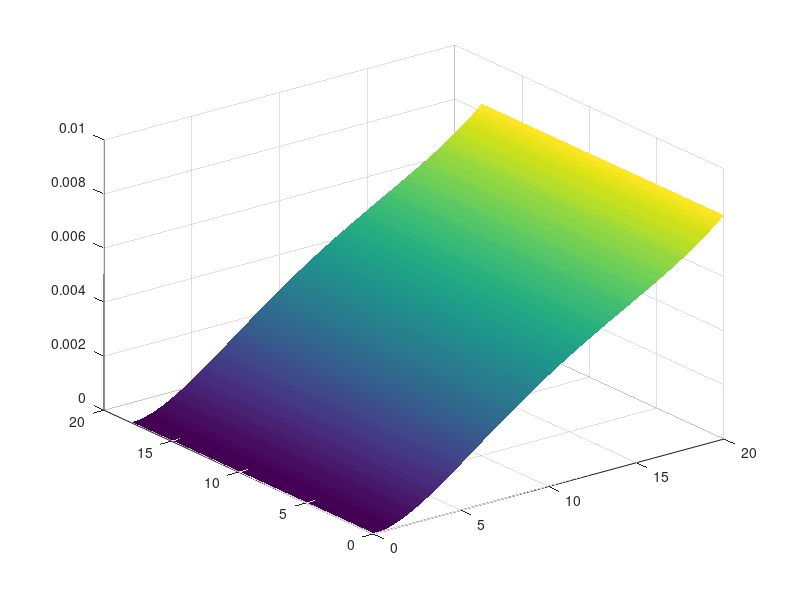

MATLAB code to generate this figure: (Note: this script raises an error after producing the figure.)
%PLATE_DEFLECTION_LEVY_UNIFORM_Y  x 方向のたわみを y 方向に一様に広げた分布
%
%   PLATE_DEFLECTION_LEVY と同じ x 方向の解 W(x) を求め、
%   y 方向の境界条件を外して y 方向に一様に広げたたわみ分布をプロットする。
%
%   旧ファイル名: nijikumageynasi.m（卒論提出後の追加検討）
%
%   See also PLATE_DEFLECTION_LEVY.

clear; clc; close all;

% 1. 材料・形状パラメータの定義
E = 3.45e9;      % ヤング率 [Pa]
nu = 0.39;       % ポアソン比 [-]
h = 0.1e-3;      % 厚さ [m]
lx = 20e-3;      % x方向の長さ [m]
ly = 18e-3;      % y方向の長さ [m]
q = 2;           % 等分布荷重 [Pa]

% 2. 係数の計算
n = 1;
alpha = (n * pi) / ly;
a = alpha * lx;
qn = (4 * q) / (n * pi);
D_flex = (E * h^3) / (12 * (1 - nu^2));
K = qn / (D_flex * alpha^4);

% 3. 係数行列 M と右辺ベクトル b
M = zeros(4, 4);

% W(0) = 0
M(1, :) = [1, 0, 0, 0];

% W'(0) = 0
M(2, :) = [0, 1, 1, 0];

% M_x(lx) = 0
M(3, :) = [(1-nu)*cosh(a), ...
           (1-nu)*sinh(a), ...
           2*sinh(a)+a*(1-nu)*cosh(a), ...
           2*cosh(a)+a*(1-nu)*sinh(a)];

% V_x(lx) = 0
M(4, :) = [(nu-1)*sinh(a), ...
           (nu-1)*cosh(a), ...
           (1+nu)*cosh(a)+a*(nu-1)*sinh(a), ...
           (1+nu)*sinh(a)+a*(nu-1)*cosh(a)];

b = [-K; 0; nu*K; 0];

% 4. 連立方程式を解いて係数 A, B, C, D を求める
coeffs = M \ b;
A = coeffs(1);
B = coeffs(2);
C = coeffs(3);
D = coeffs(4);

% 5. 空間メッシュの作成
x_vec = linspace(0, lx, 100);
y_vec = linspace(0, ly, 100);
[X, Y] = meshgrid(x_vec, y_vec);

% 6. 静的たわみ w(x,y) の計算
Z = alpha * x_vec;
W_x = A*cosh(Z) + B*sinh(Z) + C.*Z.*cosh(Z) + D.*Z.*sinh(Z) + K;

% y方向には依存させず、一様に展開
w = repmat(W_x, length(y_vec), 1);

% ==========================================
% たわみだけをプロット
% ==========================================
figure('Position', [100, 100, 700, 500]);
surf(X*1000, Y*1000, w*1000, 'EdgeColor', 'none');
colormap(parula);
colorbar;

title('静的たわみ分布 w [mm]');
xlabel('x (固定端→自由端) [mm]');
ylabel('y [mm]');
zlabel('たわみ [mm]');
view(-45, 30);
